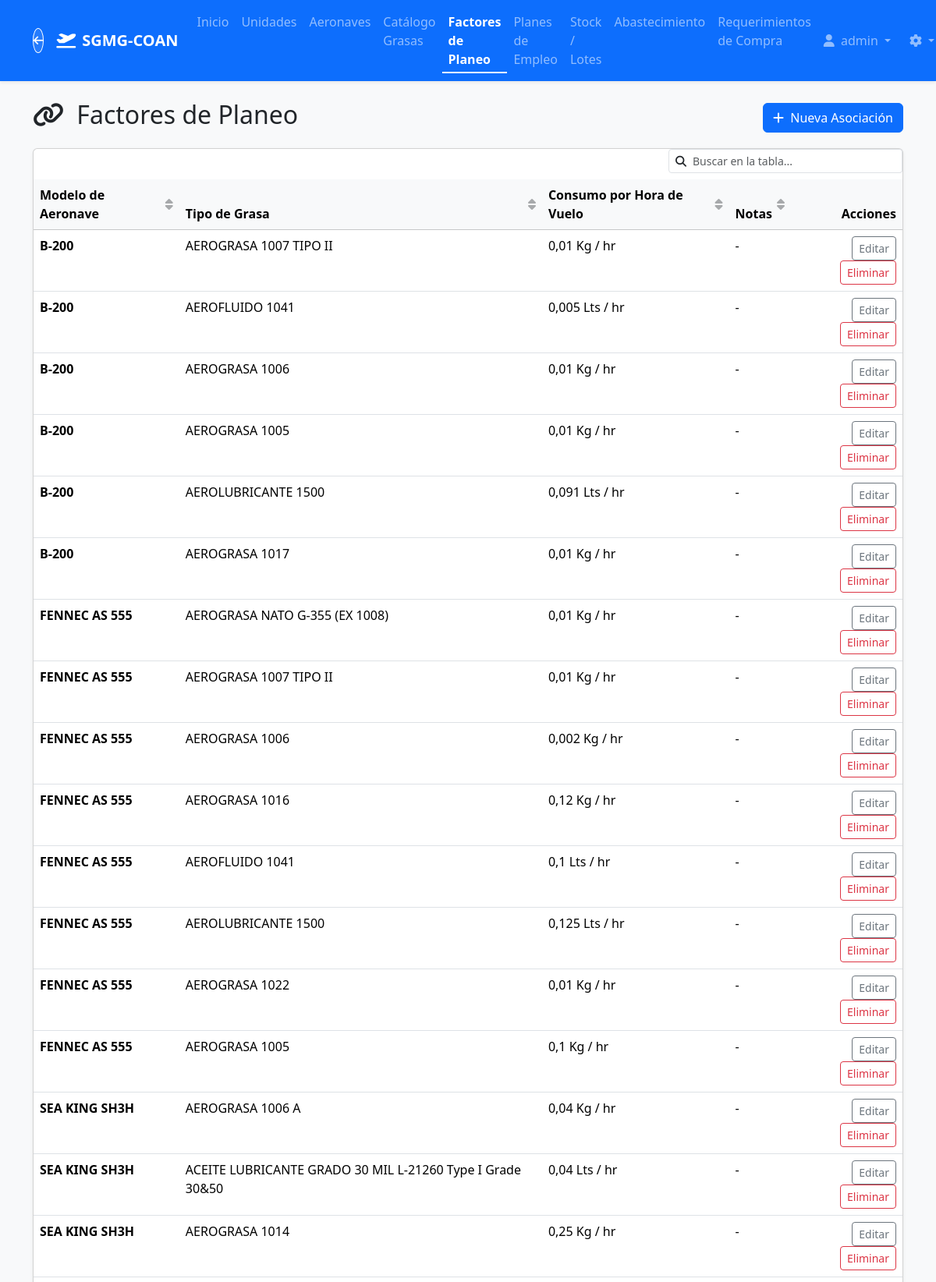
Page /associations/ (signed in, upper part) on the committed database.
### core/models.py (models this page shows, shortened)
class CustomUser(AbstractUser):
    unit = models.ForeignKey(
        'Unit',
        on_delete=models.SET_NULL,
        null=True,
        blank=True,
        related_name='users',
        verbose_name="Unidad / Escuadrilla Asignada",
        help_text="Asignar una unidad para restringir al usuario a consumos únicamente de esta ubicación."
    )

class AircraftGrease(models.Model):
    aircraft_model = models.ForeignKey(AircraftModel, on_delete=models.CASCADE, related_name="grease_associations", verbose_name="Modelo de Aeronave")
    grease_type = models.ForeignKey(GreaseType, on_delete=models.CASCADE, related_name="aircraft_associations", verbose_name="Tipo de Grasa")
    hourly_consumption_rate = models.DecimalField(max_digits=10, decimal_places=4, verbose_name="Consumo por Hora de Vuelo")
    notes = models.TextField(blank=True, null=True, verbose_name="Notas (Punto de aplicación)")
    class Meta:
        verbose_name = "Asociación Aeronave-Grasa"
        verbose_name_plural = "Asociaciones Aeronave-Grasa"
        unique_together = ('aircraft_model', 'grease_type')

class AircraftModel(models.Model):
    name = models.CharField(max_length=100, unique=True, verbose_name="Modelo de Aeronave")
    unit = models.ForeignKey(Unit, on_delete=models.CASCADE, related_name="aircrafts", verbose_name="Unidad / Escuadra")
    total_aircraft = models.PositiveIntegerField(default=1, verbose_name="Cantidad de Aeronaves")
    is_active = models.BooleanField(default=True, verbose_name="Operativa (Activa)")
    class Meta:
        verbose_name = "Modelo de Aeronave"
        verbose_name_plural = "Modelos de Aeronaves"

class GreaseType(models.Model):
    unidad = models.CharField(max_length=50, verbose_name="UNIDAD")
    nomenclatura = models.CharField(max_length=150, verbose_name="NOMENCLATURA")
    nne_nsn = models.CharField(max_length=100, verbose_name="N.N.E. / N.S.N.", blank=True, null=True)
    sibys = models.CharField(max_length=100, verbose_name="SIBYS", blank=True, null=True)
    nato = models.CharField(max_length=100, verbose_name="NATO", blank=True, null=True)
    normas_mil_otras = models.CharField(max_length=200, verbose_name="NORMAS MIL / OTRAS", blank=True, null=True)
    shelf_life_months = models.PositiveIntegerField(verbose_name="Vida Útil Total (Meses)")
    recertification_allowed = models.BooleanField(default=False, verbose_name="Permite Re-certificación")
    minimum_stock = models.DecimalField(max_digits=10, decimal_places=2, default=0, verbose_name="Stock Mínimo Permanente", help_text="Punto de pedido. El sistema enviará alertas si el stock cae por debajo de esta cantidad.")
    class Meta:
        verbose_name = "Tipo de Grasa / Aceite"
        verbose_name_plural = "Tipos de Grasas / Aceites"

### core/views.py (the view)
# urls.py: path('associations/', views.AircraftGreaseListView.as_view(), name='association_list'),
class AircraftGreaseListView(LoginRequiredMixin, ListView):
    model = AircraftGrease
    template_name = 'core/aircraftgrease_list.html'
    context_object_name = 'associations'

### core/templatetags/core_filters.py (called while the page is built)
@register.filter
def smart_number(value):
    try:
        if isinstance(value, Decimal):
            d = value.normalize()
            if d == d.to_integral():
                return int(d)
            return d
        f_val = float(value)
        rounded_val = round(f_val, 4)
        if rounded_val.is_integer():
            return int(rounded_val)
        return rounded_val
    except (ValueError, TypeError):
        return value

### core/templates/core/aircraftgrease_list.html
{% extends 'base.html' %}
{% load core_filters %}
{% block content %}
<div class="d-flex justify-content-between align-items-center mt-4 mb-3">
    <h2><i class="fa-solid fa-link me-2"></i> Factores de Planeo</h2>
    {% if user.is_staff or 'Logistica' in user.groups.all|join:',' or 'Administrador' in user.groups.all|join:',' %}
    <a href="{% url 'association_create' %}" class="btn btn-primary"><i class="fa-solid fa-plus me-1"></i> Nueva Asociación</a>
    {% endif %}
</div>
<div class="card shadow-sm">
    <div class="card-body p-0">
        <table class="table table-hover mb-0">
            <thead class="table-light">
                <tr>
                    <th>Modelo de Aeronave</th>
                    <th>Tipo de Grasa</th>
                    <th>Consumo por Hora de Vuelo</th>
                    <th>Notas</th>
                    <th class="text-end">Acciones</th>
                </tr>
            </thead>
            <tbody>
                {% for assoc in associations %}
                <tr>
                    <td><strong>{{ assoc.aircraft_model.name }}</strong></td>
                    <td>{{ assoc.grease_type.nomenclatura }}</td>
                    <td>{{ assoc.hourly_consumption_rate|smart_number }} {{ assoc.grease_type.unidad }} / hr</td>
                    <td>{{ assoc.notes|default:"-" }}</td>
                    <td class="text-end">
                        {% if user.is_staff or 'Logistica' in user.groups.all|join:',' or 'Administrador' in user.groups.all|join:',' %}
                        <a href="{% url 'association_update' assoc.id %}" class="btn btn-sm btn-outline-secondary">Editar</a>
                        <a href="{% url 'association_delete' assoc.id %}" class="btn btn-sm btn-outline-danger">Eliminar</a>
                        {% endif %}
                    </td>
                </tr>
                {% empty %}
                <tr>
                    <td colspan="5" class="text-center py-4 text-muted">No hay factores de planeo registrados.</td>
                </tr>
                {% endfor %}
            </tbody>
        </table>
    </div>
</div>
{% endblock %}

### templates/base.html (shortened to what this page needs)
<!DOCTYPE html>
{% load static %}
<html lang="es">
<head>
    <link href="https://cdn.jsdelivr.net/npm/bootstrap@5.3.2/dist/css/bootstrap.min.css" rel="stylesheet">
    <link rel="stylesheet" href="https://cdnjs.cloudflare.com/ajax/libs/font-awesome/6.4.2/css/all.min.css">
    <link href="{% static 'css/style.css' %}" rel="stylesheet">
</head>
<body class="bg-light">
    {% block navbar %}
    <nav class="navbar navbar-expand-lg navbar-dark bg-primary shadow-sm mb-4">
        <div class="container">
            <a href="/" class="btn btn-sm text-white border-white me-3" style="border-radius: 50%; width: 32px; height: 32px; padding: 0; display: flex; align-items: center; justify-content: center; background: rgba(255,255,255,0.1);" title="Volver al Portal">
                <i class="fa-solid fa-arrow-left"></i>
            </a>
            <a class="navbar-brand d-flex align-items-center" href="{% url 'home' %}">
                <i class="fa-solid fa-plane-departure me-2"></i>
                <strong>SGMG-COAN</strong>
            </a>
            <div class="collapse navbar-collapse" id="navbarNav">
                <ul class="navbar-nav me-auto">
                    <li class="nav-item">
                        <a class="nav-link {% if request.resolver_match.url_name == 'home' %}active fw-bold text-white border-bottom border-2 border-white pb-1{% endif %}" href="{% url 'home' %}">Inicio</a>
                    </li>
                    {% if user.is_authenticated %}
                    <li class="nav-item">
                        <a class="nav-link " href="{% url 'unit_list' %}">Unidades</a>
                    </li>
                    <li class="nav-item">
                        <a class="nav-link {% if 'aircraft' in request.resolver_match.url_name %}active fw-bold text-white border-bottom border-2 border-white pb-1{% endif %}" href="{% url 'aircraft_list' %}">Aeronaves</a>
                    </li>
                    <li class="nav-item">
                        <a class="nav-link " href="{% url 'grease_list' %}">Catálogo Grasas</a>
                    </li>
                    <li class="nav-item">
                        <a class="nav-link {% if 'association' in request.resolver_match.url_name %}active fw-bold text-white border-bottom border-2 border-white pb-1{% endif %}" href="{% url 'association_list' %}">Factores de Planeo</a>
                    </li>
                    <li class="nav-item">
                        <a class="nav-link {% if 'flightplan' in request.resolver_match.url_name %}active fw-bold text-white border-bottom border-2 border-white pb-1{% endif %}" href="{% url 'flightplan_list' %}">Planes de Empleo</a>
                    </li>
                    <li class="nav-item">
                        <a class="nav-link " href="{% url 'batch_list' %}">Stock / Lotes</a>
                    </li>
                    <li class="nav-item">
                        <a class="nav-link " href="{% url 'procurement_forecast' %}">Abastecimiento</a>
                    </li>
                    <li class="nav-item">
                        <a class="nav-link " href="{% url 'requirement_list' %}">Requerimientos de Compra</a>
                    </li>
                    {% endif %}
                </ul>
                <ul class="navbar-nav ms-auto">
                    {% if user.is_authenticated %}
                        <li class="nav-item dropdown">
                            <a class="nav-link dropdown-toggle" href="#" id="navbarDropdown" role="button" data-bs-toggle="dropdown" aria-expanded="false">
                                <i class="fa-solid fa-user me-1"></i> {{ user.username }}
                            </a>
                        </li>
                        {% if user.is_staff or 'Administrador' in user.groups.all|join:',' or 'Logistica' in user.groups.all|join:',' %}
                        <li class="nav-item dropdown ms-2">
                            <a class="nav-link dropdown-toggle" href="#" id="configDropdown" role="button" data-bs-toggle="dropdown" aria-expanded="false" title="Configuración del Sistema">
                                <i class="fa-solid fa-gear"></i>
                            </a>
                        </li>
                        {% endif %}
                    {% else %}
                        <li class="nav-item">
                            <a class="nav-link" href="{% url 'login' %}">Iniciar Sesión</a>
                        </li>
                    {% endif %}
                </ul>
            </div>
        </div>
    </nav>
    {% endblock navbar %}
    <div class="container">
        {% block content %}
        {% endblock %}
    </div>
</body>
</html>

### rows in the picture
CustomUser: username "admin"
AircraftGrease: aircraft_model.name "B-200", grease_type.nomenclatura "AEROGRASA 1007 TIPO II", hourly_consumption_rate|smart_number "0,01", grease_type.unidad "Kg", notes "-", shows "Editar"
AircraftGrease: aircraft_model.name "B-200", grease_type.nomenclatura "AEROFLUIDO 1041", hourly_consumption_rate|smart_number "0,005", grease_type.unidad "Lts", notes "-", shows "Editar"
AircraftGrease: aircraft_model.name "B-200", grease_type.nomenclatura "AEROGRASA 1006", hourly_consumption_rate|smart_number "0,01", grease_type.unidad "Kg", notes "-", shows "Editar"
AircraftGrease: aircraft_model.name "B-200", grease_type.nomenclatura "AEROGRASA 1005", hourly_consumption_rate|smart_number "0,01", grease_type.unidad "Kg", notes "-", shows "Editar"
AircraftGrease: aircraft_model.name "B-200", grease_type.nomenclatura "AEROLUBRICANTE 1500", hourly_consumption_rate|smart_number "0,091", grease_type.unidad "Lts", notes "-", shows "Editar"
AircraftGrease: aircraft_model.name "B-200", grease_type.nomenclatura "AEROGRASA 1017", hourly_consumption_rate|smart_number "0,01", grease_type.unidad "Kg", notes "-", shows "Editar"
AircraftGrease: aircraft_model.name "FENNEC AS 555", grease_type.nomenclatura "AEROGRASA NATO G-355 (EX 1008)", hourly_consumption_rate|smart_number "0,01", grease_type.unidad "Kg", notes "-", shows "Editar"
AircraftGrease: aircraft_model.name "FENNEC AS 555", grease_type.nomenclatura "AEROGRASA 1007 TIPO II", hourly_consumption_rate|smart_number "0,01", grease_type.unidad "Kg", notes "-", shows "Editar"
AircraftGrease: aircraft_model.name "FENNEC AS 555", grease_type.nomenclatura "AEROGRASA 1006", hourly_consumption_rate|smart_number "0,002", grease_type.unidad "Kg", notes "-", shows "Editar"
AircraftGrease: aircraft_model.name "FENNEC AS 555", grease_type.nomenclatura "AEROGRASA 1016", hourly_consumption_rate|smart_number "0,12", grease_type.unidad "Kg", notes "-", shows "Editar"
AircraftGrease: aircraft_model.name "FENNEC AS 555", grease_type.nomenclatura "AEROFLUIDO 1041", hourly_consumption_rate|smart_number "0,1", grease_type.unidad "Lts", notes "-", shows "Editar"
AircraftGrease: aircraft_model.name "FENNEC AS 555", grease_type.nomenclatura "AEROLUBRICANTE 1500", hourly_consumption_rate|smart_number "0,125", grease_type.unidad "Lts", notes "-", shows "Editar"
AircraftGrease: aircraft_model.name "FENNEC AS 555", grease_type.nomenclatura "AEROGRASA 1022", hourly_consumption_rate|smart_number "0,01", grease_type.unidad "Kg", notes "-", shows "Editar"
AircraftGrease: aircraft_model.name "FENNEC AS 555", grease_type.nomenclatura "AEROGRASA 1005", hourly_consumption_rate|smart_number "0,1", grease_type.unidad "Kg", notes "-", shows "Editar"
AircraftGrease: aircraft_model.name "SEA KING SH3H", grease_type.nomenclatura "AEROGRASA 1006 A", hourly_consumption_rate|smart_number "0,04", grease_type.unidad "Kg", notes "-", shows "Editar"
AircraftGrease: aircraft_model.name "SEA KING SH3H", grease_type.nomenclatura "ACEITE LUBRICANTE GRADO 30 MIL L-21260 Type I Grade 30&50", hourly_consumption_rate|smart_number "0,04", grease_type.unidad "Lts", notes "-", shows "Editar"
AircraftGrease: aircraft_model.name "SEA KING SH3H", grease_type.nomenclatura "AEROGRASA 1014", hourly_consumption_rate|smart_number "0,25", grease_type.unidad "Kg", notes "-", shows "Editar"
